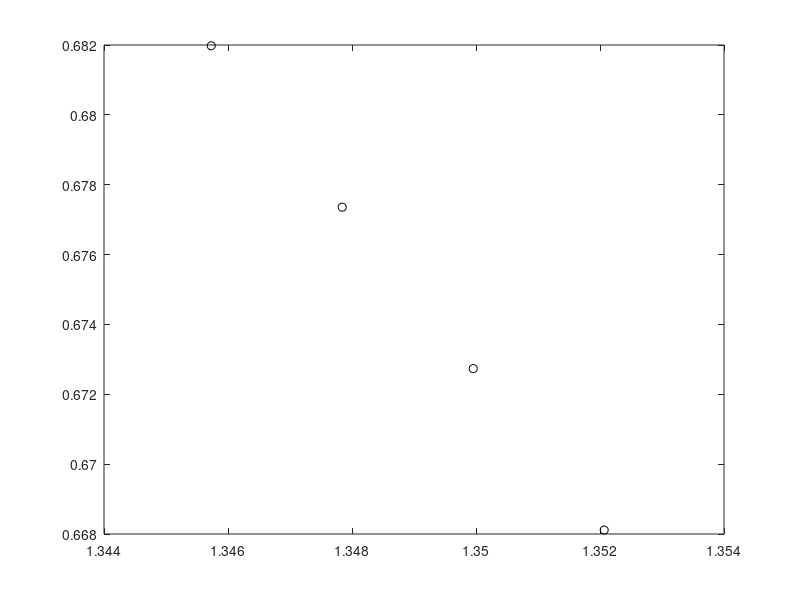

Reproduce this figure in MATLAB. (Note: this script raises an error after producing the figure.)
% Shape of a pendant drop and top | bottom of rising bubble as described by:
%   (+|-)z / Lc^2 + z" / (1 + z'^2)^3/2 + z' r^-1 / (1 + z'^2)^1/2 = 0
% Using dimensionless form, lengths are scaled by Lc = sqrt(sig / (rho*g)).
% The physical parameters only determine the scaling via Lc.
% The tip of drop has radius R and elevation z0 = 2 / R.
% Also interesting: "https://link.springer.com/book/10.1007%2F978-1-4613-8584-4"
N = 500; % number of points

function [h dhdr dydt2] = zr(R, z0, t)
%%% primitive method %%%
 h = z0 * ones(length(t),1);
 y = z0 * ones(2,1); % y(1) = z; y(2) = z'
 dt = t(2) - t(1);
 for i=1:length(t)-1
  if (i==1)
   y(2) = -dt * 1 / R;
  else
   dydt1 = y(2);
   dydt2 = -(1 + y(2).^2) .* y(2) ./ t(i) - y(1) .* (1 + y(2).^2)^(3/2);
%   dydt2 = - y(1) .* (1 + y(2).^2)^(3/2); % (2d)
   y(1) += dt * dydt1;
   y(2) += dt * dydt2;
   if abs(dydt2) < 1e-1 % plotting inflection points
    plot(t(i), h(i),'bko'); hold on
   end
  end
  h(i+1) = y(1);
  dhdr(i+1) = y(2);
 end
end
%%%%%%%%%%%%%%%%%%%%%%%%

col = ['r','b','g','y'];

R = 1.15 * sqrt(0.842); % tip radius
for k = 1:4
 z0 = 2 / R;
 r = linspace (0, 2*R, 2*N); % radius
 [z dzdr d2zdr2I] = zr(R, z0, r);
% plot( r(1:10:end), z(1:10:end), [col(k) "+"] );hold on;
% using xzt formulation (requires max(s) = pi*R):
 s = linspace (0, pi*R, N); % arc length
 a = lsode( "dxztds", [0 z0 0], s);
 plot( a(1:1:end,1), a(1:1:end,2), [col(k) "-"] );hold on;
 tubeR = R* ones(1,N); % tube radius
 plot( tubeR, a(:,2), [col(k) "-"] );
 R *= 1/1.15;
end
xlabel('r'); ylabel('z')
return
% comparing with analytical solution for 2d:
 drdz = -tan( asin((z.*z-z0*z0)/2 + 1));
 figure(2); plot( r, dzdr, 'r*', r, 1./drdz); legend('numerical','analytical')
